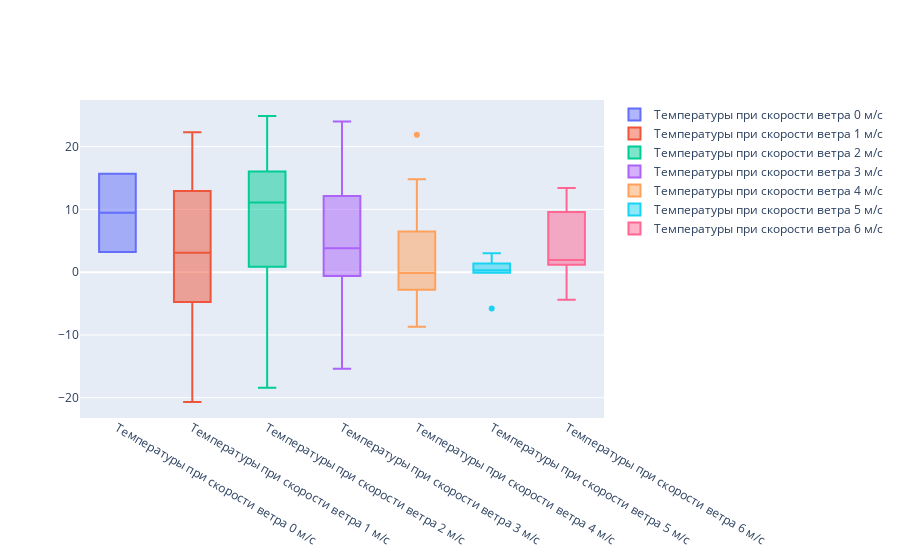

The notebook cell this image was saved under:
### Code cell
data = []
max_wind_speed = df['Скорость ветра'].max()
for ms in range(a.astype(int)):
    data.append(
        go.Box(y=df[df['Скорость ветра']==ms]['Средняя температура'], 
               name=f'Температуры при скорости ветра {ms} м/с')
    )
iplot(data, show_link = False)

### Figure 1 — Plotly figure (JSON) as saved in the notebook; plotly's stock layout.template omitted (floating-point values rounded to 4 significant figures; data arrays with more than 128 entries replaced by an {"elided": "..."} marker saying what was removed)
{"data": [{"name": "Температуры при скорости ветра 0 м/с", "type": "box", "y": [15.7, 3.2]}, {"name": "Температуры при скорости ветра 1 м/с", "type": "box", "y": [-4.6, -12.1, -20.7, -19.7, -3.3, -5.2, -0.6, -9.7, -10.8, -0.3, 1.4, 1.5, 3.1, 3, 5.9, 1.1, 3.4, 11.4, 22.3, 13.3, 12.8, 13.8, 16, 18.1, 17, 16.7, 13.7, 13.9, 12.3, 14.4, 3.7, 5.1, 4.4, 6.1, 2.8, 5, -9.9, -6.4, -8.3, -4.4, -11.9]}, {"name": "Температуры при скорости ветра 2 м/с", "type": "box", "y": [-3.1, -6.8, -10.6, -12.5, -18.4, -12.5, -13.6, -5.8, -1.2, -6.6, -12.4, -7.9, 1.2, 1.5, 1.5, 0.3, -1.1, -0.6, -0.1, 0.4, 4.6, 4.3, 3.9, 6.8, 8.5, 10.4, 14.9, 2.1, 5.3, 8.4, 11.3, 19.4, 16.2, 15.9, 11.3, 10.7, 13.1, 16.4, 14.6, 21.5, 24.4, 24.9, 24.9, 19.6, 12.6, 11.4, 12.3, 17.3, 19.2, 20, 21.2, 18, 14.7, 14.1, 12.2, 16.4, 17.2, 11.1, 11.3, 16.4, 16, 16.9, 18.8, 16.9, 23.4, 11.3, 10.4, 11.8, 14.5, 16.6, 14, 13.7, 14.9, 18.6, 18.5, 14.6, 13.4, 11.6, 13.8, 17.7, 14.2, 15.6, 17.3, 17, 7.8, 5, 3.4, 3.3, 5.3, 0.8, 2.2, 0.9, 8.8, 6.5, -3.7, -5.2, -2.6, 2.4, 0.9, -8.6, -0.8, 2.1, 0, -0.6, 0.7]}, {"name": "Температуры при скорости ветра 3 м/с", "type": "box", "y": {"elided": "161 float values"}}, {"name": "Температуры при скорости ветра 4 м/с", "type": "box", "y": [-7.8, -8.3, -2.2, -5.2, -5.6, -2.9, -4.5, -2.5, -0.5, 1.3, -0.4, -8.7, -0.8, 0.1, -1.6, 3.6, 9.6, 6, 21.9, 11.6, 10.7, 14.2, 14.8, 10.4, 0.8, 8.2, 8.3, 6.5, 6.3, -1.8, -2.8, 2, 2.3, -1.3, -1.2, 0.6, -5.9, -3.1]}, {"name": "Температуры при скорости ветра 5 м/с", "type": "box", "y": [0.4, -5.8, 1.4, 0.2, 3, -0.1]}, {"name": "Температуры при скорости ветра 6 м/с", "type": "box", "y": [-4.4, 1.6, 2.3, 13.4, 9.6, 1.2]}], "layout": {}}
